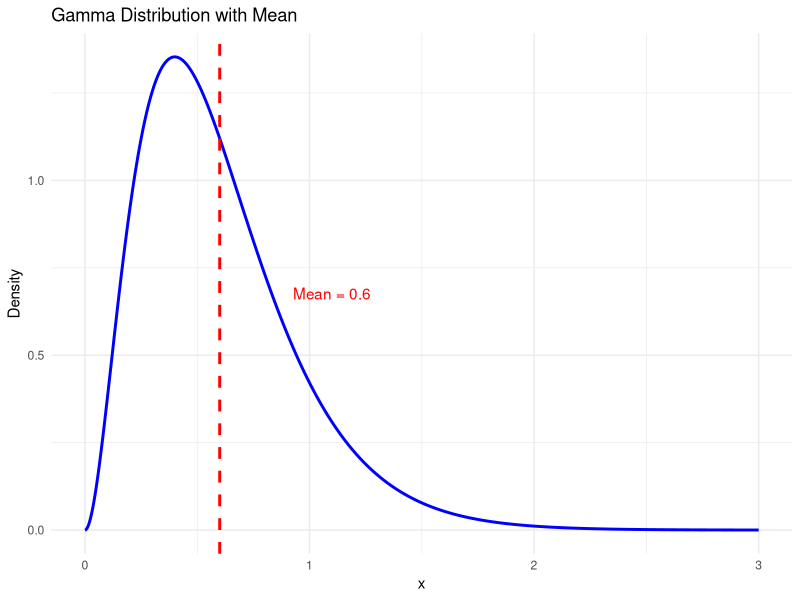

Generate this figure with R:
# Load necessary library
library(ggplot2)

# Parameters for the Gamma distribution
alpha <- 3.0
beta <- 5.0

# Generate a sequence of x values
x <- seq(0, 3, length.out = 1000)

# Compute the density of the Gamma distribution
y <- dgamma(x, shape = alpha, rate = beta)

# Create a data frame for plotting
df <- data.frame(x = x, y = y)

# Calculate the mean of the Gamma distribution
mean_value <- alpha / beta

# Plot the Gamma distribution
ggplot(df, aes(x = x, y = y)) +
  geom_line(color = 'blue', size = 1) +
  geom_vline(xintercept = mean_value, color = 'red', linetype = "dashed", linewidth = 1) +
  labs(title = 'Gamma Distribution with Mean', x = 'x', y = 'Density') +
  annotate("text", x = mean_value + 0.5, y = max(y) / 2, label = paste("Mean =", round(mean_value, 2)), color = "red") +
  theme_minimal()



# Notes on running this: 

# Make sure ggplot2 is installed. Within the console, run: 
# install.packages("ggplot2")

# To run the entire script, click the Source button at the 
# top right of the script editor or use the shortcut 
# Ctrl+Shift+Enter (Windows/Linux) or Cmd+Shift+Enter (Mac).
# The plot will appear in the plots pane 
